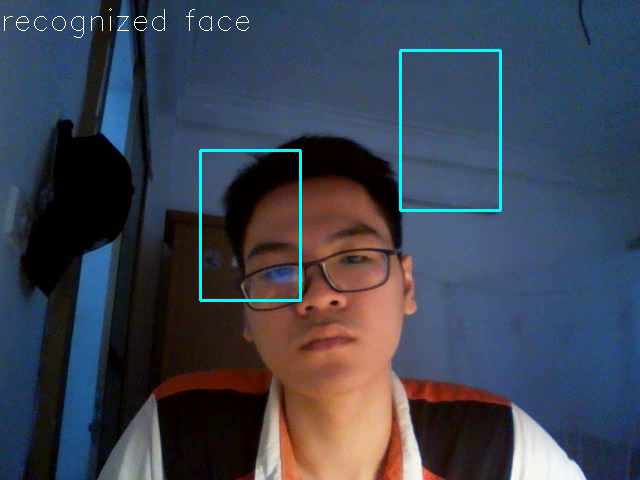
#> input picture frame 2 of output.avi, 640 x 480 px, given in place of the camera
$ python WriteVideo_opecv.py
#> lines starting #> are read from the running program, lines starting #| are printed output that depends on the picture
#capture and write down the video in real time into ouput.avi, avi can be replace by mp4 ,...
#drawing rectangle in video in real time (not on mouse click)
#Import only if not previously imported
import cv2
# Create a Video Reader Object.
cap = cv2.VideoCapture(0)
if cap.isOpened() == False:
    print("Error in opening video stream or file")
#Define the codec for the Video
fourcc = cv2.VideoWriter_fourcc(*"XVID")
#Create Video Writer Object
writer = cv2.VideoWriter('output.avi',fourcc, 13, (int(cap.get(cv2.CAP_PROP_FRAME_WIDTH)),int(cap.get(cv2.CAP_PROP_FRAME_HEIGHT))))
font = cv2.FONT_HERSHEY_SIMPLEX
ret, frame = cap.read()
#> frame is the input picture: shape (480, 640, 3); mean B, G, R 81.8, 66.8, 60.7
while (cap.isOpened()):
    ret, frame = cap.read()
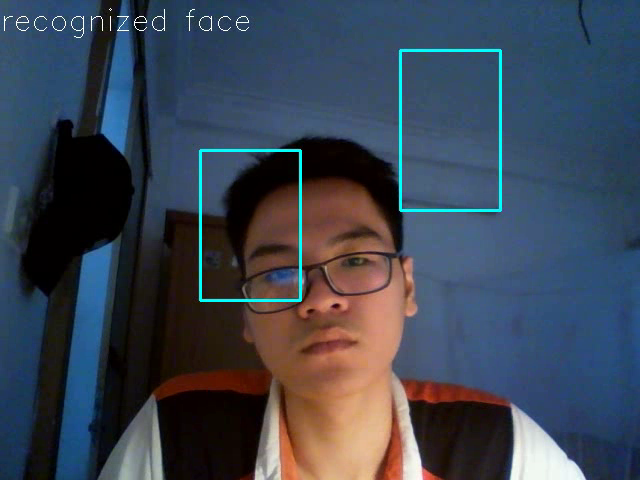
#> input picture frame 3 of output.avi, 640 x 480 px, given in place of the camera
#> frame is the input picture: shape (480, 640, 3); mean B, G, R 82.7, 68.6, 59.5
    frame = cv2.flip(frame ,1)
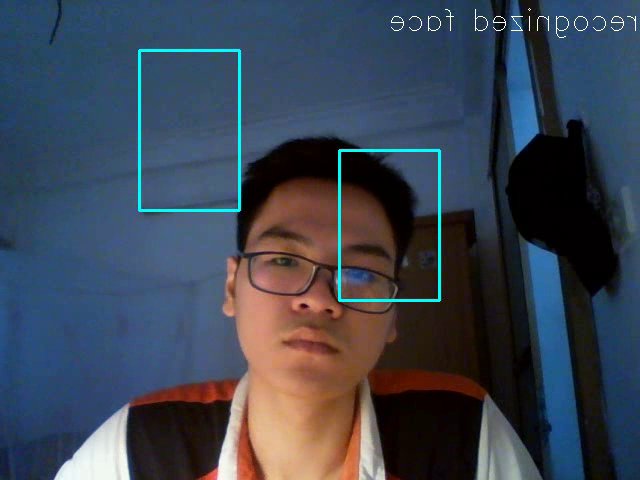
#> frame: shape (480, 640, 3); mean B, G, R 82.7, 68.6, 59.5
    cv2.rectangle(frame, (200,150), (300,300), (255,255,0), 2)
    cv2.rectangle(frame, (400,50), (500,210), (255,255,0), 2)
    cv2.putText(frame,'recognized face',(0,30),font,1,(255,255,255),1)
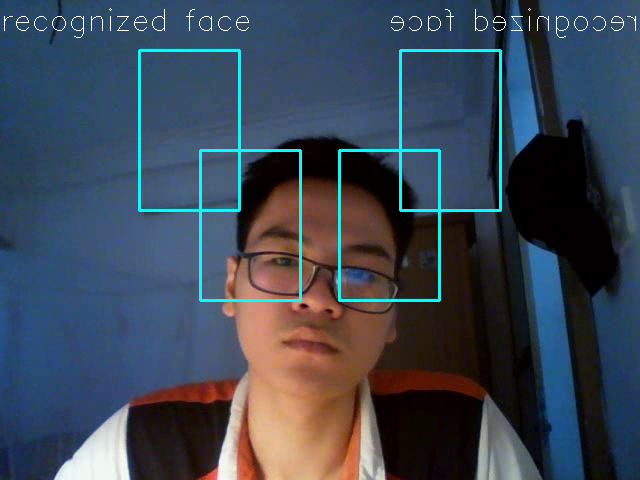
#> frame: shape (480, 640, 3); mean B, G, R 84.8, 70.8, 59.3
    writer.write(frame)
    cv2.imshow('Frame',frame)
    # Exit on pressing esc
    if cv2.waitKey(50) & 0xFF == 27:
#> (key Esc is pressed here)
        break
cap.release()
writer.release()
cv2.destroyAllWindows()

$ run again, starting later in the video
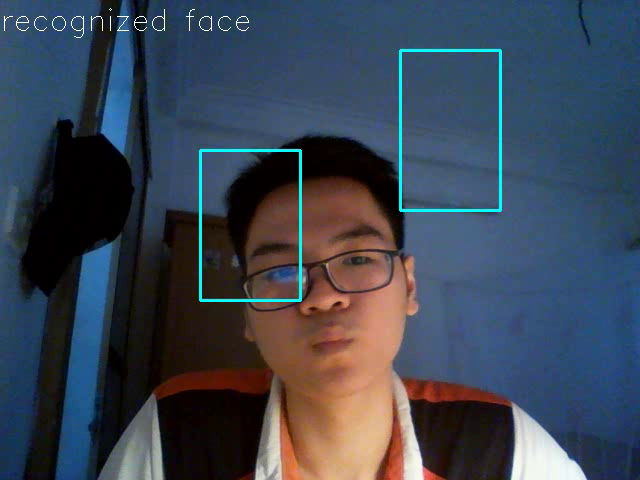
#> input picture frame 12 of output.avi, 640 x 480 px, given in place of the camera
#> frame is the input picture: shape (480, 640, 3); mean B, G, R 83.2, 69, 59.5
#> `frame = cv2.flip(frame ,1)`:
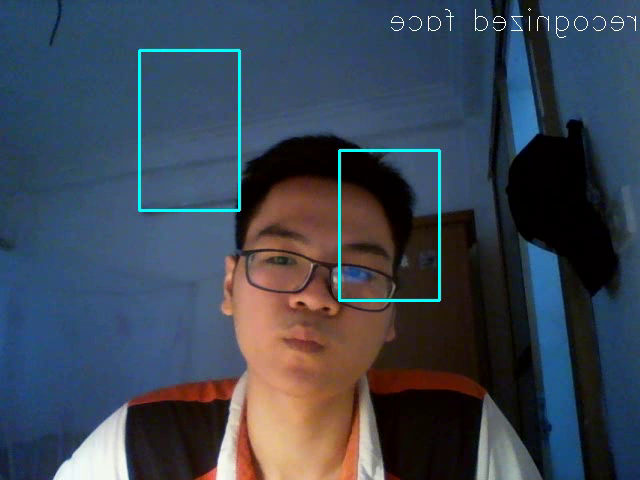
#> frame: shape (480, 640, 3); mean B, G, R 82.9, 68.9, 59.3
#> `cv2.putText(frame,'recognized face',(0,30),font,1,(255,255,255),1)`:
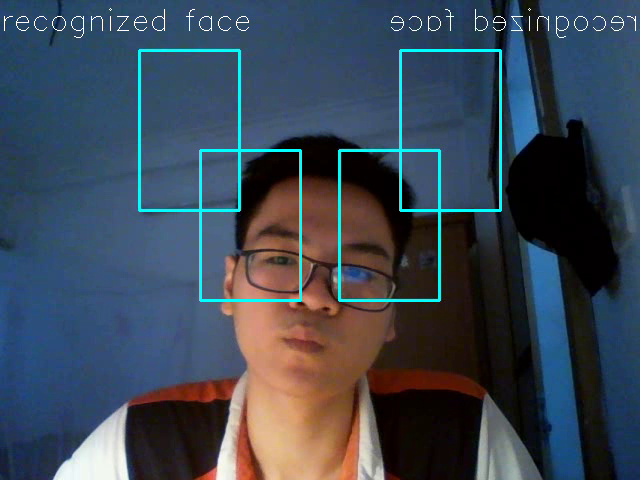
#> frame: shape (480, 640, 3); mean B, G, R 84.9, 71.1, 59

$ run again, starting later in the video
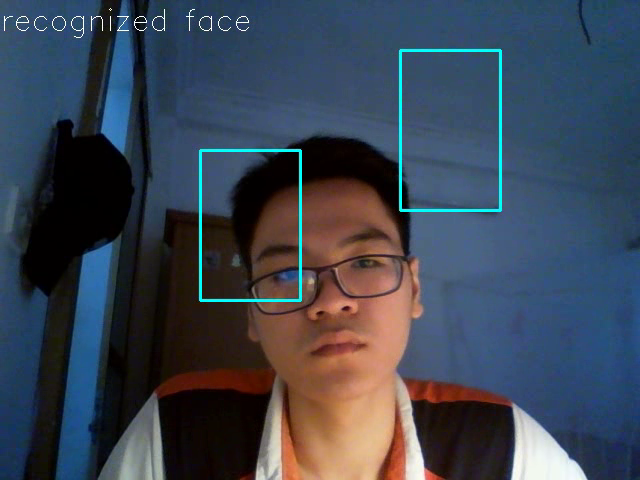
#> input picture frame 22 of output.avi, 640 x 480 px, given in place of the camera
#> frame is the input picture: shape (480, 640, 3); mean B, G, R 82.7, 68.8, 59.7
#> `frame = cv2.flip(frame ,1)`:
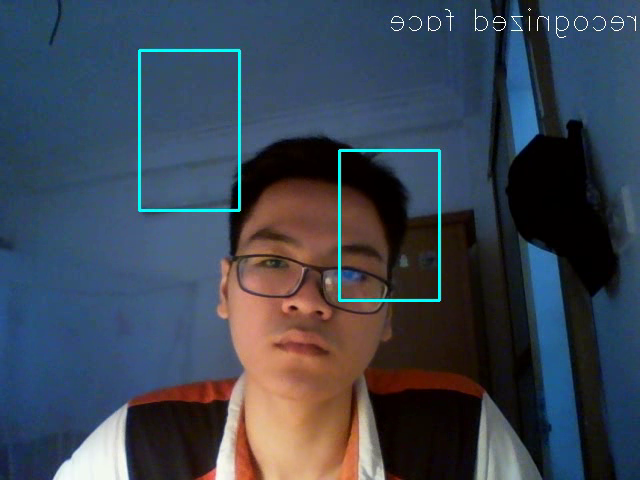
#> frame: shape (480, 640, 3); mean B, G, R 82.8, 68.8, 59.4
#> `cv2.putText(frame,'recognized face',(0,30),font,1,(255,255,255),1)`:
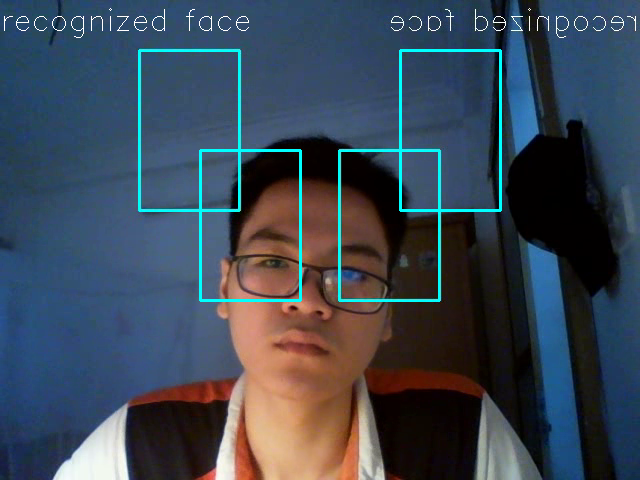
#> frame: shape (480, 640, 3); mean B, G, R 84.8, 71, 59.1
